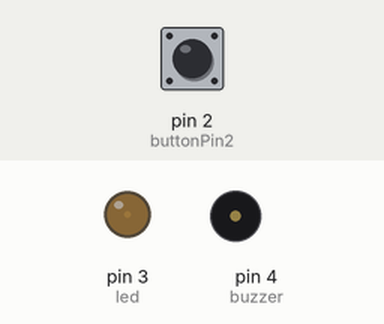
Bench run of a sketch on a simulated Arduino Uno, built with avr-gcc and run on an emulated ATmega328P. On the bench: output pins drawn as LEDs (lit = HIGH), buzzer (waves = sounding, pin HIGH). The test bench sets the inputs (shaded band); at power-on: pin 2 (buttonPin2) HIGH. What the sketch prints to the serial monitor is not drawn.

Above: at 2.8 s.
2.9 s: pin 2 (buttonPin2) pulled LOW for 3.2 s
At 17.8 s:
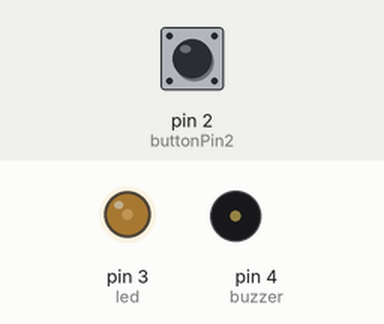
Timing chart, 0 to 19.5 s (numbered marks = the images above; inputs shaded):
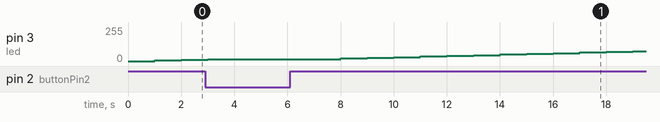

The sketch:

push_button_for_dim_light.ino
```cpp
int buttonPin1=0;
int buttonPin2=2;
int power=1;
int val1;
int val2;
int led=3;
int ledBright;
int buzzer=4;
int dt=1000;
void setup() {
  // put your setup code here, to run once:
  Serial.begin(9600);
  pinMode(power, OUTPUT);
  pinMode(buttonPin1, INPUT);
  pinMode(buttonPin2, INPUT);
  pinMode(led, OUTPUT);
  pinMode(buzzer, OUTPUT);


}

void loop() {
  // put your main code here, to run repeatedly:
  val1=digitalRead(buttonPin1);
  val2=digitalRead(buttonPin2);
  Serial.print("button 1= ");
  Serial.print(val1);
  Serial.print(", ");
  delay(dt);
  Serial.print("button 2= ");
  Serial.print(val2);
  Serial.print(", ");

  if (val1==0){
    ledBright=ledBright+5;
  }
  if (val2==0){
    ledBright=ledBright-5;
  }
  Serial.println(ledBright);
  if (ledBright>225){
    ledBright=225;
    digitalWrite(buzzer, HIGH);
    delay(dt);
    digitalWrite(buzzer, LOW);
  }
  if (ledBright<0){
    ledBright=0;
    digitalWrite(buzzer, HIGH);
    delay(dt);
    digitalWrite(buzzer, LOW);
  }
  analogWrite(led, ledBright);
}
```
